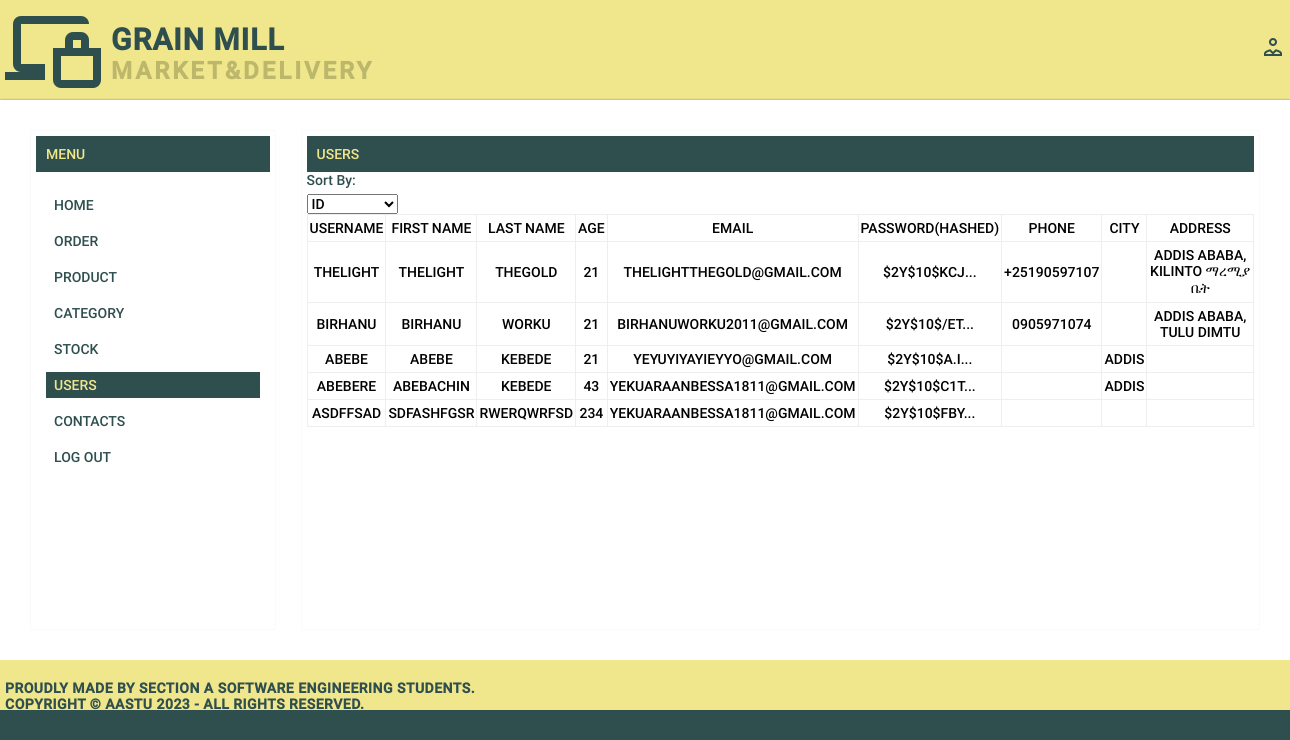
/admin/adminPages/users.php (signed in), run on the app's committed database.
### tables this page shows
CREATE TABLE `user_profiles` (
  `ID` int(15) NOT NULL,
  `Creation_Time` timestamp NOT NULL DEFAULT current_timestamp(),
  `update_time` timestamp NOT NULL DEFAULT current_timestamp(),
  `username` varchar(15) NOT NULL,
  `First_Name` varchar(15) NOT NULL,
  `Last_Name` varchar(15) NOT NULL,
  `Profile_picture` varchar(100) NOT NULL,
  `Age` int(3) NOT NULL,
  `Email` varchar(30) NOT NULL,
  `Password` varchar(300) NOT NULL,
  `phone_Number` varchar(15) NOT NULL,
  `city` varchar(20) NOT NULL,
  `address` varchar(50) NOT NULL,
  `Verification_code` int(10) NOT NULL
);

### admin/adminPages/users.php (the view, shortened to what this page needs)
<?php
require_once "../admin_commons/header.php";
include "../adFunctions/DB_connector.php";
?>
<!DOCTYPE html>
<html lang="en">
<head>
    <link rel="stylesheet" type="text/css" href="../css/astyle.css" />
</head>
<body>
<main>
    <div class="main-content">
        <div class="sidebar">
            <h3>Menu</h3>
            <ul>
                <li><a href="../index.php">Home</a></li>
                <li><a href="orders.php">Order</a></li>
                <li><a href="addProduct.php">Product</a></li>
                <li><a href="addCategory.php">Category</a></li>
                <li><a href="addStock.php">Stock</a></li>
                <li><a class="active" href="users">Users</a></li>
                <li><a href="contacts.php">Contacts</a></li>
                <li><a href="../adFunctions/adminLogout.php">Log out</a></li>
            </ul>
        </div>
        <div class="content">
            <h3>Users</h3>
            <div class="content-detail">
                <form method="GET">
                    <label for="sort-by">Sort By:</label>
                    <select name="sort-by" id="sort-by" onchange="this.form.submit()">
                        <option value="ID">ID</option>
                    </select>
                </form>
                <table>
                    <thead>
                    <tr>
                        <th>Username</th>
                        <th>First name</th>
                        <th>Last name</th>
                        <th>Age</th>
                        <th>Email</th>
                        <th>Password(Hashed)</th>
                        <th>Phone</th>
                        <th>City</th>
                        <th>Address</th>
                    </tr>
                    </thead>
                    <tbody>
                    <?php
                    $limit = 8;
                    $page = $_GET['page'] ?? 1;
                    $offset = ($page - 1) * $limit;
                    $sortColumn = $_GET['sort-by'] ?? 'ID';
                    $retrieve = "SELECT * FROM user_profiles ORDER BY $sortColumn LIMIT $limit OFFSET $offset";
                    $query = mysqli_query($DB_Connector, $retrieve);
                    while ($fetch = mysqli_fetch_assoc($query)) {
                        echo "<tr>";
                        echo "<th>" . $fetch['username'] . "</th>";
                        echo "<th>" . $fetch['First_Name'] . "</th>";
                        echo "<th>" . $fetch['Last_Name'] . "</th>";
                        echo "<th>" . $fetch['Age'] . "</th>";
                        echo "<th>" . $fetch['Email'] . "</th>";
                        echo "<th>" . substr($fetch['Password'], 0, 10) . "...</th>";
                        echo "<th>" . $fetch['phone_Number'] . "</th>";
                        echo "<th>" . $fetch['city'] . "</th>";
                        echo "<th>" . $fetch['address'] . "</th>";
                        echo "</tr>";
                    }
                    ?>
                    </tbody>
                </table>
            </div>
        </div>
    </div>
</main>
<footer>
    <div class="container">
        <div class="footer-bar">
            <div class="copyright-text">
                <p>Proudly made by Section A Software Engineering Students.<br>
              Copyright &copy; AASTU 2023 - All Rights Reserved.<p>
            </div>
        </div>
    </div>
</footer>
</body>
</html>

### admin/css/astyle.css (style rules this page uses)
:root { --khaki: #F0E68C; --khakiDark: #BDB76B; --darkStaleGray: #2F4F4F; --white: #FFFFFF; }
* { padding: 0; margin: 0; font-family: Roboto; font-size: 14px; font-weight: normal; box-sizing: border-box; }
body { width: 100%; height: 100vh; background-color: var(--darkStaleGray); }
.container { width: 1280px; margin: 0 auto; }
main { background-color: var(--white); padding: 30px; box-shadow: 0 0 2px #808080; }
main .main-content { display: flex; justify-content: space-between; }
main .main-content h3 { background-color: var(--darkStaleGray); color: var(--khaki); text-transform: uppercase; padding: 10px; }
main .sidebar { width: 20%; min-height: 500px; padding: 5px; border: 1px solid rgba(236, 240, 241,0.3); }
main .sidebar ul { list-style: none; padding: 10px; }
main .sidebar ul li { margin-bottom: 5px; }
main .sidebar ul li a { color: var(--darkStaleGray); text-transform: uppercase; text-decoration: none; padding: 5px 8px; margin-top: 10px; display: block; }
.active, main .sidebar ul li a:hover { background-color: var(--darkStaleGray); color: var(--khaki) !important; }
main .content { width: 78%; padding: 5px; border: 1px solid rgba(236, 240, 241,0.3); }
main form label { color: var(--darkStaleGray); display: block; margin-bottom: 6px; }
main table { width: 100%; border: 1px solid #eee; border-collapse: collapse; }
main table th { text-transform: uppercase; }
main table td, main table th { border: 1px solid #eee; text-align: center; padding: 5px 2px; }
footer { height: 50px; background-color: var(--khaki); }
footer .footer-bar .copyright-text p { color: var(--darkStaleGray); text-transform: uppercase; letter-spacing: 0.5px; font-weight: bold; padding-top: 20px; }

### data on the page
user_profiles: username "THELIGHT", First_Name "THELIGHT", Last_Name "THEGOLD", Age "21", Email "THELIGHTTHEGOLD@GMAIL.COM", Password "$2Y$10$KCJ", phone_Number "+25190597107", address "ADDIS ABABA, KILINTO ማረሚያ ቤት"
user_profiles: username "BIRHANU", First_Name "BIRHANU", Last_Name "WORKU", Age "21", Email "BIRHANUWORKU2011@GMAIL.COM", Password "$2Y$10$/ET", phone_Number "0905971074", address "ADDIS ABABA, TULU DIMTU"
user_profiles: username "ABEBE", First_Name "ABEBE", Last_Name "KEBEDE", Age "21", Email "YEYUYIYAYIEYYO@GMAIL.COM", Password "$2Y$10$A.I", city "ADDIS"
user_profiles: username "ABEBERE", First_Name "ABEBACHIN", Last_Name "KEBEDE", Age "43", Email "YEKUARAANBESSA1811@GMAIL.COM", Password "$2Y$10$C1T", city "ADDIS"
user_profiles: username "ASDFFSAD", First_Name "SDFASHFGSR", Last_Name "RWERQWRFSD", Age "234", Email "YEKUARAANBESSA1811@GMAIL.COM", Password "$2Y$10$FBY"
